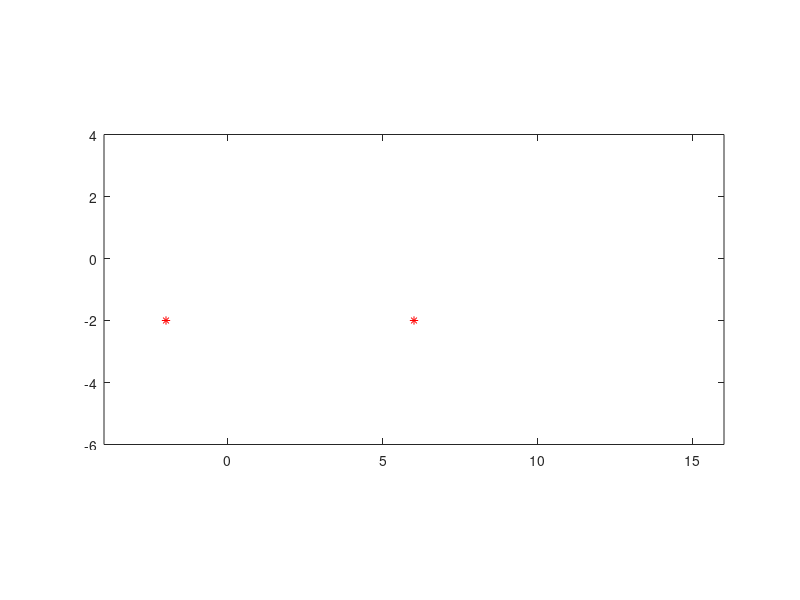

Source code (MATLAB): (Note: this script raises an error after producing the figure.)
clear
px = [-2 6];
py = [-2 -2];

plot(px, py, 'r*')
axis([-4 16 -6 4])
axis equal
hold on

vx = [6 4];
vy = [-4 4];

t0 = 0;
t1 = 1;


%x
syms a3 a2 a1 a0 t
cx(t) = a3 * t^3 + a2 * t^2 + a1 * t^1 + a0;
cxd(t) = diff(cx, t);

eq = [cx(t0) == px(1), cx(t1) == px(2), ...
      cxd(t0) == vx(1), cxd(t1) == vx(2)];

m = solve(eq, [a3 a2 a1 a0]);
x(t) = m.a3 * t^3 + m.a2 * t^2 + m.a1 * t^1 + m.a0;


%y
syms b3 b2 b1 b0
cy(t) = b3 * t^3 + b2 * t^2 + b1 * t^1 + b0;
cyd(t) = diff(cy, t);

eq = [cy(t0) == py(1), cy(t1) == py(2), ...
      cyd(t0) == vy(1), cyd(t1) == vy(2)];

m = solve(eq, [b3 b2 b1 b0]);
y(t) = m.b3 * t^3 + m.b2 * t^2 + m.b1 * t^1 + m.b0;

fplot(x, y, [t0 t1])

%erintovektor
xd(t) = diff(x, t);
yd(t) = diff(y, t);

quiver(x(t0), y(t0), xd(t0), yd(t0))
quiver(x(t1), y(t1), xd(t1), yd(t1))
hold on

%10.feladat
px = [6 14];
py = [-2 -4];

plot(px, py, 'b*')

vx = [4 3];
vy = [4 0];

t0 = 0;
t1 = 2;

%x
syms a3 a2 a1 a0 t
cx(t) = a3 * t^3 + a2 * t^2 + a1 * t^1 + a0;
cxd(t) = diff(cx, t);

eq = [cx(t0) == px(1), cx(t1) == px(2), ...
      cxd(t0) == vx(1), cxd(t1) == vx(2)];

m = solve(eq, [a3 a2 a1 a0]);
x(t) = m.a3 * t^3 + m.a2 * t^2 + m.a1 * t^1 + m.a0;


%y
syms b3 b2 b1 b0
cy(t) = b3 * t^3 + b2 * t^2 + b1 * t^1 + b0;
cyd(t) = diff(cy, t);

eq = [cy(t0) == py(1), cy(t1) == py(2), ...
      cyd(t0) == vy(1), cyd(t1) == vy(2)];

m = solve(eq, [b3 b2 b1 b0]);
y(t) = m.b3 * t^3 + m.b2 * t^2 + m.b1 * t^1 + m.b0;

fplot(x, y, [t0 t1])
hold on

%erintovektor
xd(t) = diff(x, t);
yd(t) = diff(y, t);

quiver(x(t1), y(t1), xd(t1), yd(t1))

%Megjegyzés: Nem muszály így külön ahogy én csináltam csak az átláthatóság
%kedvéért